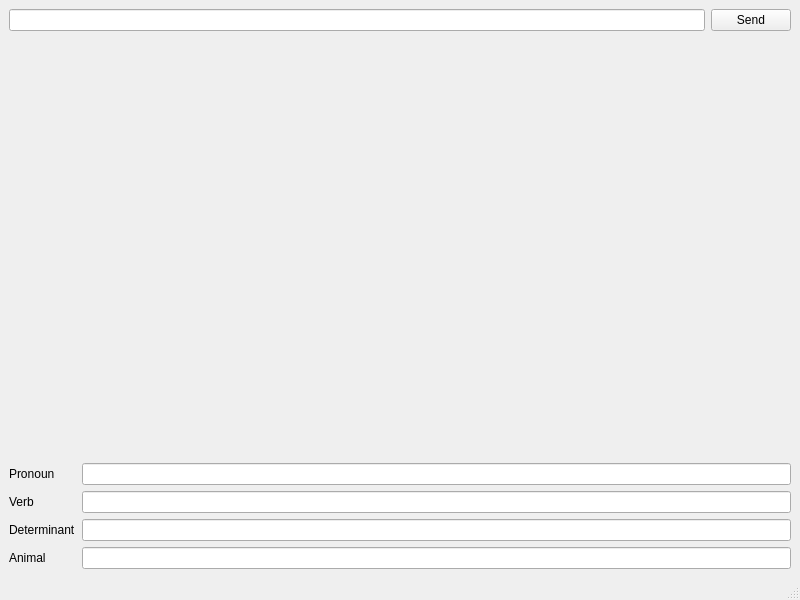
<?xml version="1.0" encoding="UTF-8"?>
<ui version="4.0">
 <class>MainWindow</class>
 <widget class="QMainWindow" name="MainWindow">
  <property name="geometry">
   <rect>
    <x>0</x>
    <y>0</y>
    <width>800</width>
    <height>600</height>
   </rect>
  </property>
  <property name="windowTitle">
   <string>MainWindow</string>
  </property>
  <widget class="QWidget" name="centralwidget">
   <layout class="QVBoxLayout" name="verticalLayout_3">
    <item>
     <layout class="QVBoxLayout" name="verticalLayout">
      <item>
       <layout class="QHBoxLayout" name="horizontalLayout">
        <item>
         <widget class="QLineEdit" name="linePrompt"/>
        </item>
        <item>
         <widget class="QPushButton" name="btnSend">
          <property name="text">
           <string>Send</string>
          </property>
         </widget>
        </item>
       </layout>
      </item>
     </layout>
    </item>
    <item>
     <spacer name="verticalSpacer">
      <property name="orientation">
       <enum>Qt::Vertical</enum>
      </property>
      <property name="sizeHint" stdset="0">
       <size>
        <width>20</width>
        <height>40</height>
       </size>
      </property>
     </spacer>
    </item>
    <item>
     <layout class="QFormLayout" name="formLayout">
      <item row="0" column="0">
       <layout class="QHBoxLayout" name="horizontalLayout_2">
        <item>
         <widget class="QLabel" name="label">
          <property name="text">
           <string>Pronoun</string>
          </property>
         </widget>
        </item>
       </layout>
      </item>
      <item row="1" column="0">
       <layout class="QHBoxLayout" name="horizontalLayout_3">
        <item>
         <widget class="QLabel" name="label_2">
          <property name="text">
           <string>Verb</string>
          </property>
         </widget>
        </item>
       </layout>
      </item>
      <item row="2" column="0">
       <layout class="QHBoxLayout" name="horizontalLayout_4">
        <item>
         <widget class="QLabel" name="label_3">
          <property name="text">
           <string>Determinant</string>
          </property>
         </widget>
        </item>
       </layout>
      </item>
      <item row="3" column="0">
       <layout class="QHBoxLayout" name="horizontalLayout_5">
        <item>
         <widget class="QLabel" name="label_4">
          <property name="text">
           <string>Animal</string>
          </property>
         </widget>
        </item>
       </layout>
      </item>
      <item row="0" column="1">
       <widget class="QLineEdit" name="pronounOutput"/>
      </item>
      <item row="1" column="1">
       <widget class="QLineEdit" name="verbOutput"/>
      </item>
      <item row="2" column="1">
       <widget class="QLineEdit" name="determinantOutput"/>
      </item>
      <item row="3" column="1">
       <widget class="QLineEdit" name="animalOutput"/>
      </item>
     </layout>
    </item>
   </layout>
  </widget>
  <widget class="QMenuBar" name="menubar">
   <property name="geometry">
    <rect>
     <x>0</x>
     <y>0</y>
     <width>800</width>
     <height>25</height>
    </rect>
   </property>
  </widget>
  <widget class="QStatusBar" name="statusbar"/>
 </widget>
 <resources/>
 <connections/>
</ui>
